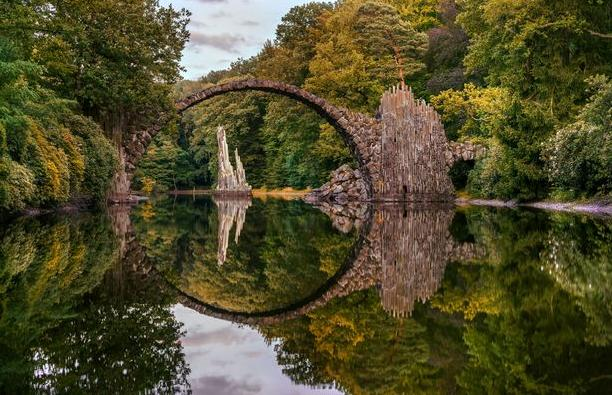
#> input picture Etapa1/OpenCV/ponte.jpg, 612 x 395 px
$ python atividade4.py
#> lines starting #> are read from the running program, lines starting #| are printed output that depends on the picture
# Importação das bibliotecas
import cv2

# Leitura da imagem com a função imread()
imagem = cv2.imread('ponte.jpg')
#> imagem is the input picture: shape (395, 612, 3); mean B, G, R 43.6, 75.7, 80

for y in range(0, imagem.shape[0], 1): # percorre as linhas
    for x in range(0, imagem.shape[1], 1): # percorre as colunas
        imagem[y, x] = (0,(x*y)%256,0)  # altera o valor dos pixeis, tirando matrizes
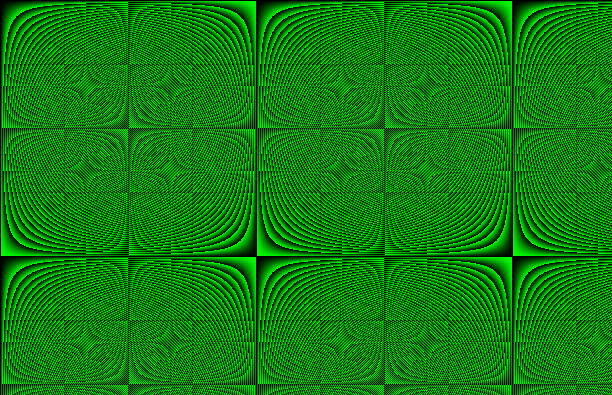
#> imagem: shape (395, 612, 3); mean B, G, R 0, 125.1, 0
                                        # de cores Azuis e Vermelhas além de modificar
                                        # a matriz Verde

# Mostra a imagem com a função imshow
cv2.imshow("Imagem modificada", imagem)
cv2.waitKey(0)  # espera pressionar qualquer tecla

$ run again, with Etapa1/OpenCV/entrada.jpg copied over Etapa1/OpenCV/ponte.jpg
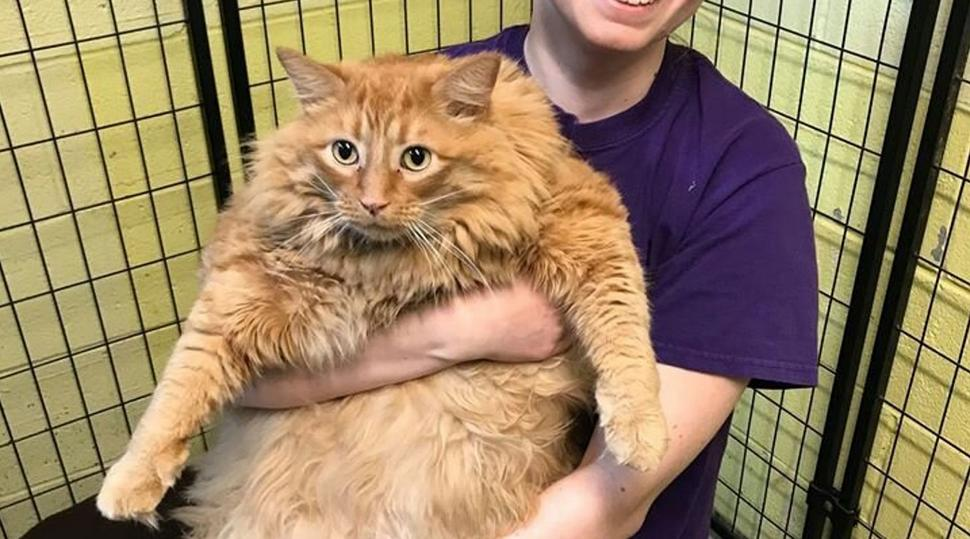
#> input picture Etapa1/OpenCV/entrada.jpg, 970 x 539 px
#> imagem is the input picture: shape (539, 970, 3); mean B, G, R 100.1, 132.4, 155.4
#> after the loop `for y in range(0, imagem.shape[0], 1):`:
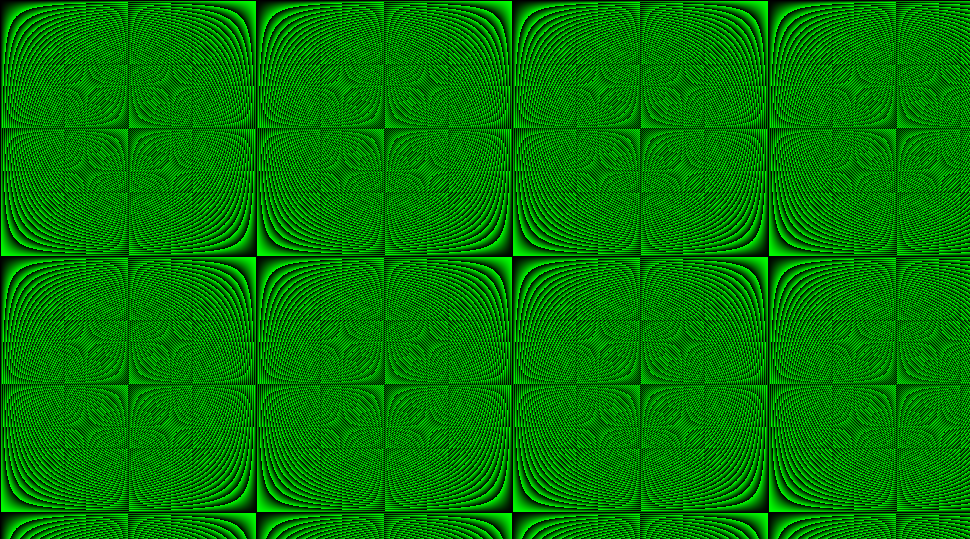
#> imagem: shape (539, 970, 3); mean B, G, R 0, 125.2, 0
